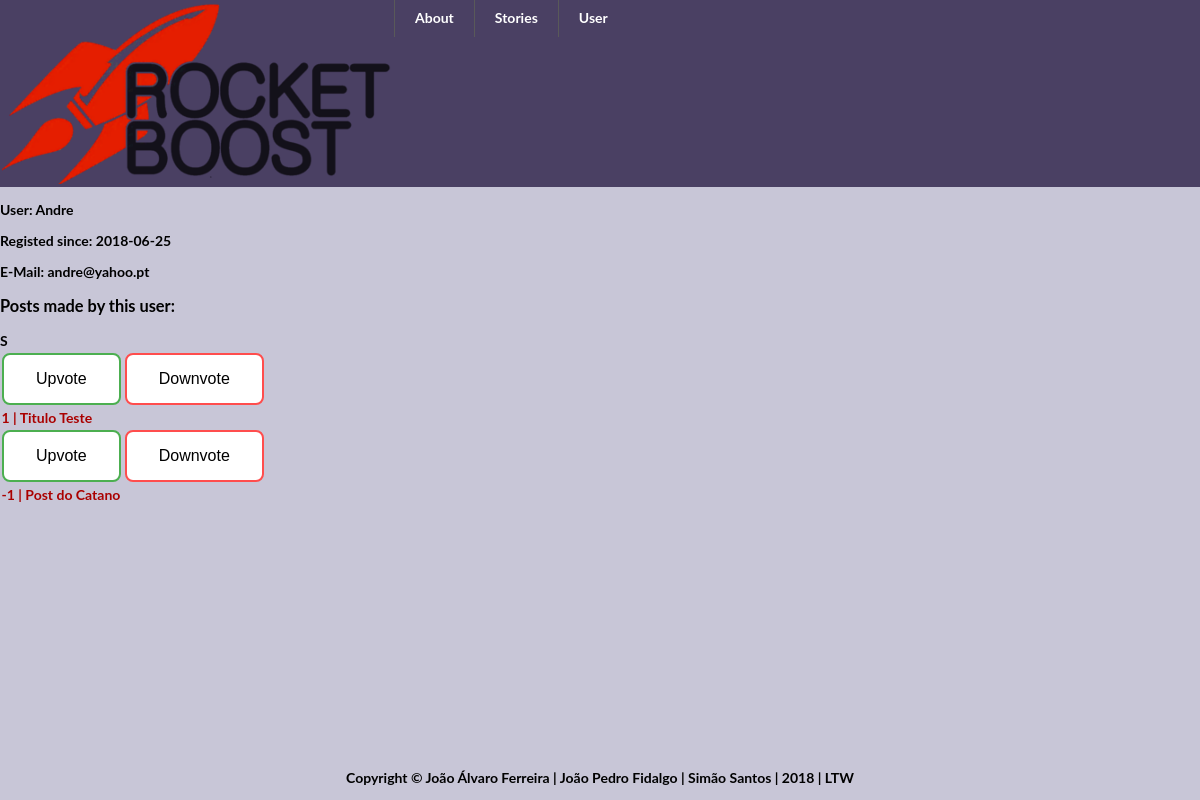
The app's page /pages/viewProfile.php?username=Andre with its own data.
### tables this page shows
CREATE TABLE users (
    username VARCHAR NOT NULL PRIMARY KEY,
    passw VARCHAR NOT NULL,
    profileimg VARCHAR,
    email VARCHAR,
    description VARCHAR,
    dateofbirth DATE,
    dataRegistered DATE
);

CREATE TABLE posts
(
    postID INTEGER UNIQUE NOT NULL PRIMARY KEY,
    title VARCHAR NOT NULL,
    content VARCHAR,
    type VARCHAR,
    dateWritten DATETIME,
    username INTEGER REFERENCES users Not NULL
);

### pages/viewProfile.php (called while the page is built, shortened)
<?php
include_once "../templates/default.php";
include_once "../templates/profile.php";
$username = $_GET['username'];
draw_user_info($username);
draw_user_posts($username);
?>

### templates/post.php (called while the page is built, shortened)
<?php
include_once "../templates/default.php";
?>
  <?php if(isset($_SESSION['username']))
function getVotesPost($id){
    $db = Database::getInstance()->db();
    $stmt = $db->prepare('SELECT * FROM postvotes WHERE postID = ?');
    $stmt->execute(array($id));
    $result = $stmt->fetchAll();
    $votes = 0;
    foreach ($result as $row) {
    if($row['positive'] == 1)
        $votes = $votes+1;
    else $votes = $votes - 1;
    }
    return $votes;
}
        ?>

### templates/profile.php (the view, shortened to what this page needs)
<?php
include_once "../templates/default.php";
include_once "../templates/post.php";
function draw_user_info($username){
    $db = Database::getInstance()->db();
    $stmt = $db->prepare('SELECT * FROM users WHERE username = ?');
    $stmt->execute(array($username));
    $result = $stmt->fetch();
    ?>
    <div id = "profileInfo">
        <p>User: <?php echo $result['username']; ?></p> <?php
    if(empty($result['dataRegistered'])){
        ?>
        This user chose to not disclose his date of registration.
        <?php
    }else {
        ?>
        <p>Registed since: <?php echo $result['dataRegistered']; ?></p>
        <p>E-Mail: <?php echo $result['email']; ?></p>
</div>
<?php }
}
function draw_user_posts($username){
    $db = Database::getInstance()->db();
    $stmt = $db->prepare('SELECT * FROM posts WHERE username=?');
    $stmt->execute(array($username));
    $result = $stmt->fetchAll();
    if(empty($result)){?>
        <h3>This user hasn't made any posts</h3><?php
    }
    else{ ?>
        <div id = "userposts"> <h3>Posts made by this user:</h3>
S<?php
        foreach ($result as $row){
            $votes = getVotesPost($row['postID']);
?>
    <div id = "userpostlist">
        <div class="votes">
            <input type="button" value="Upvote">
            <input type="button" value="Downvote">
        </div>
    <a href = "../pages/viewPost.php?id=<?php echo $row['postID'];?>"><?php echo $votes;?> | <?php echo $row['title'];?></a>
   <br>
    </div>
        </div>
<?php
        }
    }
}
?>

### css/style.css (style rules this page uses)
body { margin: 0 auto; --bg-color: #C8C6D7; --main-color: #783F8E; --dark-color: #4F1271; --light-color: #4A4063; background-color: var(--bg-color); font-weight: 700; font-size: 14px; font-family: Lato, Arial, sans-serif; transition: box-shadow .2s cubic-bezier(.4,0,1,1),background .2s cubic-bezier(.4,0,.2,1),color .2s cubic-bezier(.4,0,.2,1); }
a:link { position: relative; text-decoration: none; webkit-transition: all 1s linear; color: #aa0000; padding: 1.5px; -webkit-transition: all 1s linear; }
.votes { cursor: default; display:flex; }
.votes input:first-child { background-color: white; border: 2px solid #4CAF50; border-radius: 8px; color: black; padding: 15px 32px; text-align: center; text-decoration: none; display: block; font-size: 16px; margin: 4px 2px; cursor: pointer; -webkit-transition-duration: 0.4s; transition-duration: 0.4s; }
.votes input:nth-child(2) { background-color: white; border: 2px solid #ff4d4d; border-radius: 8px; color: black; padding: 15px 32px; text-align: center; text-decoration: none; display: block; font-size: 16px; margin: 4px 2px; cursor: pointer; -webkit-transition-duration: 0.4s; transition-duration: 0.4s; }

### records on screen
users: username "Andre", dataRegistered "2018-06-25", email "andre@yahoo.pt"
posts: votes "1", title "Titulo Teste"
posts: votes "-1", title "Post do Catano"
